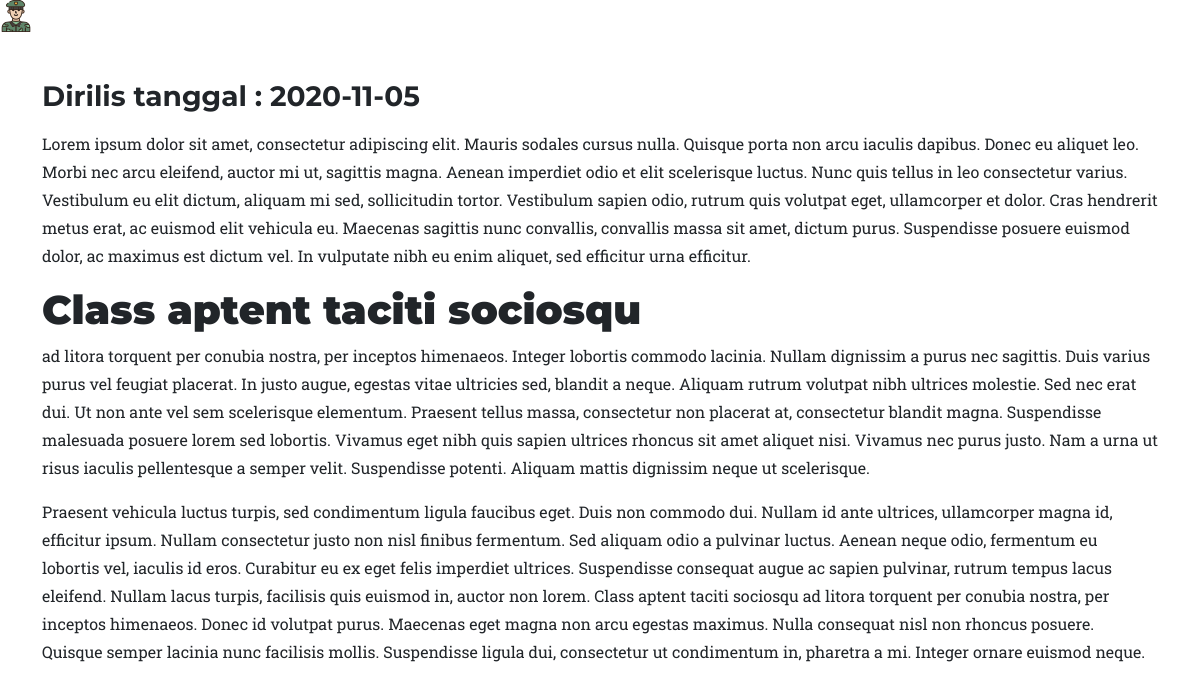
The app's page /beranda/detail_artikel/3 with its own data.
### tables this page shows
CREATE TABLE `tbl_berita` (
  `id_berita` int(11) NOT NULL,
  `judul_berita` varchar(255) DEFAULT NULL,
  `isi_berita` text DEFAULT NULL,
  `gambar_berita` varchar(30) DEFAULT NULL,
  `tgl_berita` timestamp NOT NULL DEFAULT current_timestamp(),
  `id_user` int(11) NOT NULL
);

### application/controllers/Beranda.php (called while the page is built, shortened)
<?php
class Beranda extends CI_Controller
{
	public function __construct()
	{
		$this->load->helper('download');
		$this->load->library('form_validation');
		$this->load->model('Maps_model');
		$this->load->model('Kesehatan_model');
		$this->load->model('Blog_model', 'blog');
	}
	public function detail_artikel($id)
	{
		$data['tbl_berita'] = $this->Kesehatan_model->getBeritaById($id);
		$data['user'] = $this->db->get_where('user', ['email' => $this->session->userdata('email')])->row_array();
		$data['taber'] = $this->Kesehatan_model->tampilDataBerita();
		$this->load->view('beranda/beranda_header');
		$this->load->view('beranda/detail_blog', $data);
		$this->load->view('beranda/beranda_footer');
	}
}

### index.php (called while the page is built, shortened)
<?php
require_once BASEPATH.'core/CodeIgniter.php';

### application/models/Kesehatan_model.php (called while the page is built, shortened)
<?php
class Kesehatan_model extends CI_Model
{
    public function tampilDataBerita()
    {
        $this->db->select('*');
        $this->db->from('tbl_berita');
        $this->db->join('user', 'user.id_user = tbl_berita.id_user');
        return $this->db->get()->result();
    }
    public function getBeritaById($id)
    {
        return $this->db->get_where('tbl_berita', ['id_berita' => $id])->row_array();
    }
}

### application/views/beranda/detail_blog.php (the view)
<img src="<?= base_url('uploads/') . $tbl_berita['gambar_berita'] ?>" class="img-fluid" alt="Responsive image">
<div class="container mt-5">
    <div class="row">
        <div class="col-lg-12">
            <h3>Dirilis tanggal : <?= date('Y-m-d', strtotime($tbl_berita['tgl_berita'])) ?></h3>
            <p class="p3">
                <?= $tbl_berita['isi_berita'] ?>
            </p>
        </div>
    </div>
</div>

### records on screen
tbl_berita: gambar_berita (picture), tgl_berita "2020-11-05", isi_berita "Lorem ipsum dolor sit amet, consectetur adipiscing elit. Mauris sodales cursus nulla. Quisque porta non arcu iaculis dapibus. Donec eu aliquet leo. Morbi nec arcu eleifend, auctor mi ut, sagittis magna. Aenean imperdiet odio et elit scelerisque luctus. Nunc quis tellus in leo consectetur varius. Vestibulum eu elit dictum, aliquam mi sed, sollicitudin tortor. Vestibulum sapien odio, rutrum quis volutpat eget, ullamcorper et dolor. Cras hendrerit metus erat, ac euismod elit vehicula eu. Maecenas sagittis nunc convallis, convallis massa sit amet, dictum purus. Suspendisse posuere euismod dolor, ac maximus est dictum vel. In vulputate nibh eu enim aliquet, sed efficitur urna efficitur. Class…"
